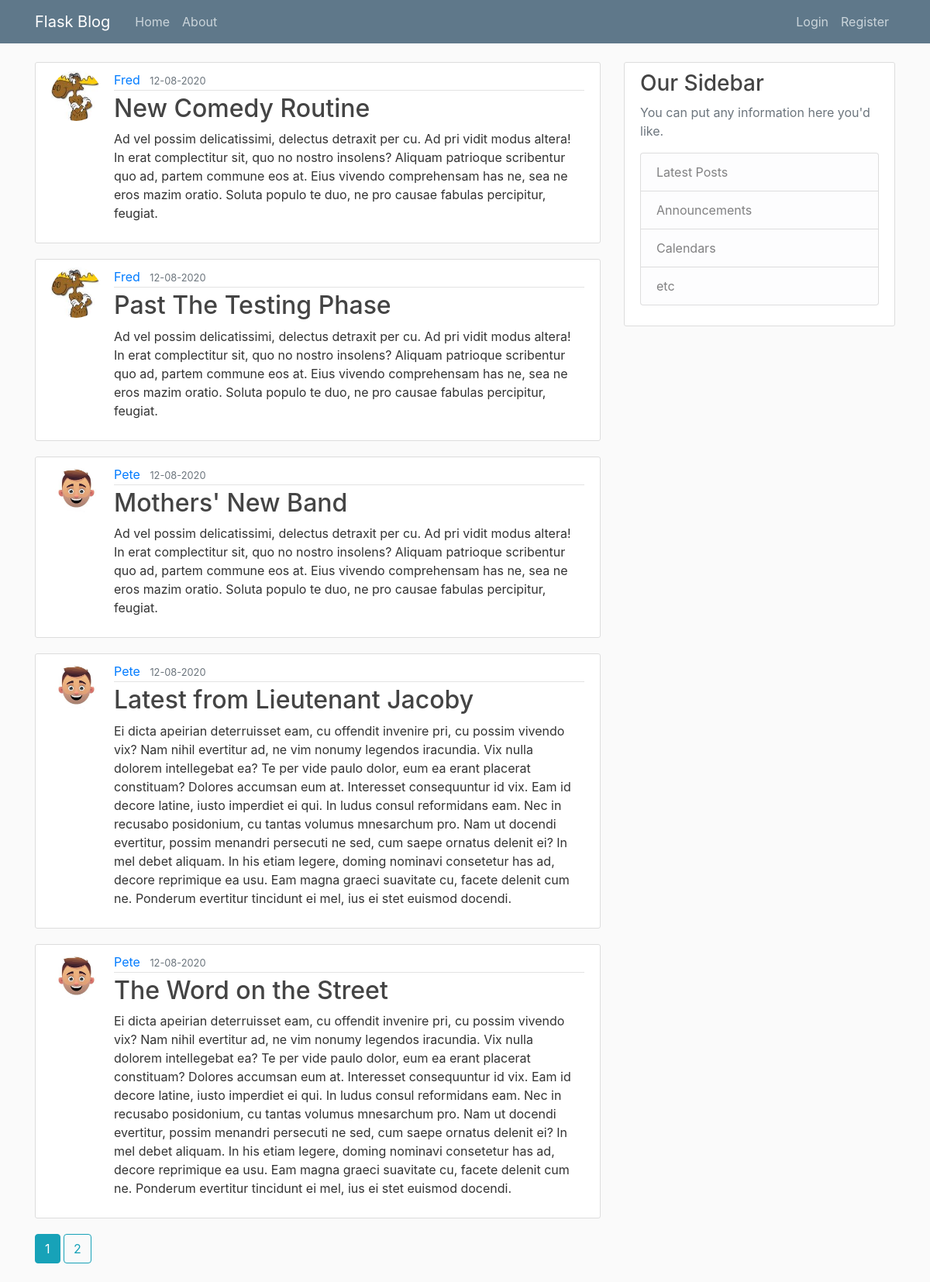
Page /home on the earlier database version.
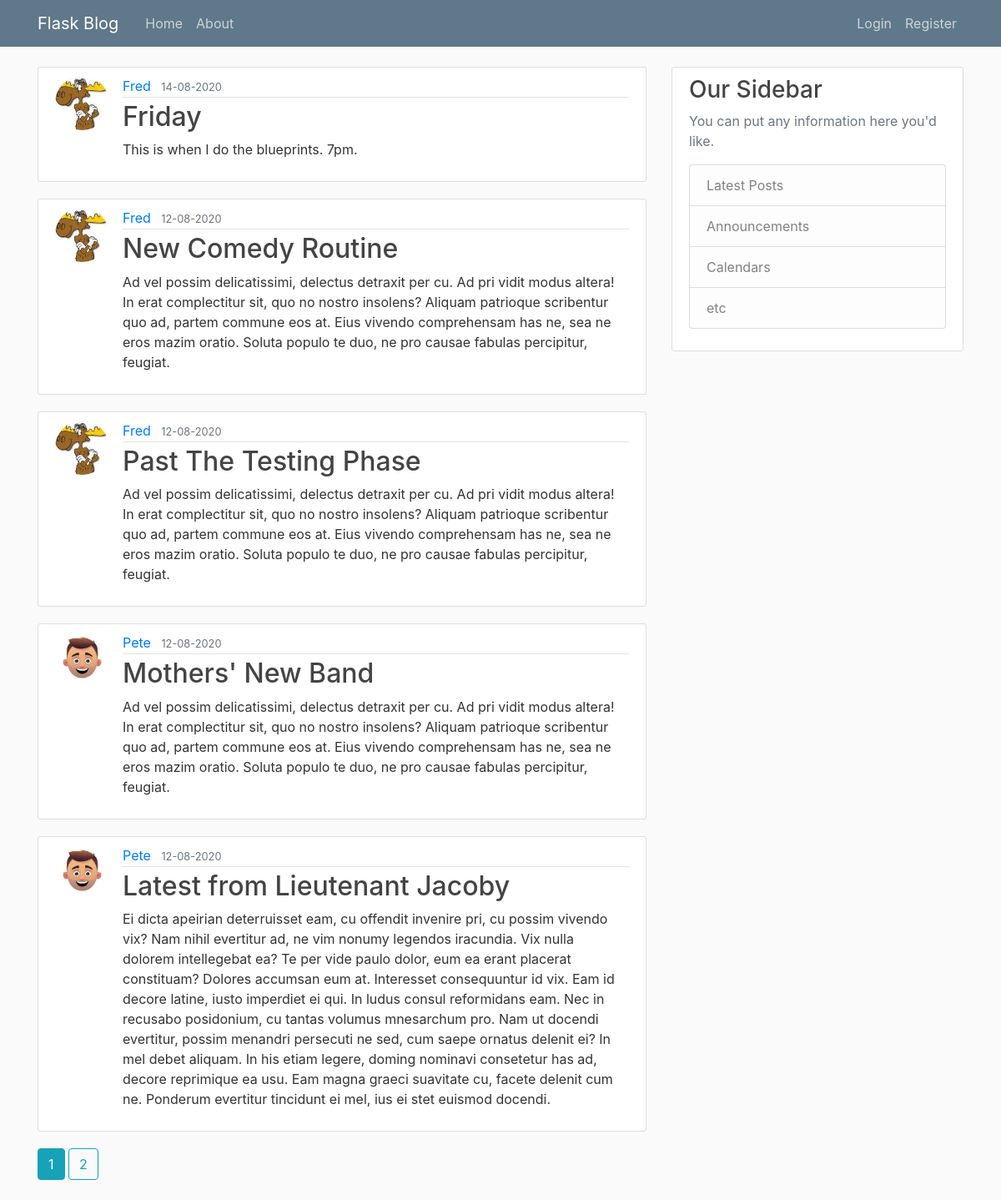
Same page on the later database version.
### flaskblog/models.py (models this page shows, shortened)
class Post(db.Model):
    id = db.Column(db.Integer, primary_key=True)
    title = db.Column(db.String(100), nullable=False)
    date_posted = db.Column(db.DateTime, nullable=False,
                            default=datetime.utcnow)
    content = db.Column(db.Text, nullable=False)
    user_id = db.Column(db.Integer, db.ForeignKey('user.id'), nullable=False)

class User(db.Model, UserMixin):
    id = db.Column(db.Integer, primary_key=True)
    username = db.Column(db.String(20), unique=True, nullable=False)
    email = db.Column(db.String(120), unique=True, nullable=False)
    image_file = db.Column(db.String(20), nullable=False,
                           default='default.jpg')
    password = db.Column(db.String(60), nullable=False)
    posts = db.relationship('Post', backref='author', lazy=True)

### flaskblog/main/routes.py (the view)
@main.route('/')
@main.route('/home')
def home():
    page = request.args.get('page', 1, type=int)
    posts = Post.query.order_by(
        Post.date_posted.desc()).paginate(page=page, per_page=5)
    return render_template('home.html', posts=posts)

### flaskblog/templates/home.html
{% extends "layout.html" %}
{% block content %}
    {% for post in posts.items %}
        <article class="media content-section">
            <img class="rounded-circle article-img" src="{{ url_for('static', filename='profile_pics/' + post.author.image_file) }}" alt="">
            <div class="media-body">
                <div class="article-metadata">
                    <a class="mr-2" href="{{ url_for('users.user_posts', username=post.author.username) }}">{{ post.author.username }}</a>
                    <small class="text-muted">{{ post.date_posted.strftime('%d-%m-%Y') }}</small>
                </div>
                <h2><a class="article-title" href="{{ url_for('posts.post', post_id=post.id) }}">{{ post.title }}</a></h2>
                <p class="article-content">{{ post.content }}</p>
            </div>
        </article>
    {% endfor %}
    {% for page_num in posts.iter_pages(left_edge=1, right_edge=1, left_current=1, right_current=2) %}
        {% if page_num %}
            {% if posts.page == page_num %}
                <a class="btn btn-info mb-4" href="{{ url_for('main.home', page=page_num) }}" >{{ page_num }}</a>
            {% else %}
                <a class="btn btn-outline-info mb-4" href="{{ url_for('main.home', page=page_num) }}" >{{ page_num }}</a>
            {% endif %}
        {% else %}
            ...
        {% endif %}
    {% endfor %}
{% endblock content %}

Differences in the rows shown:
no longer on this page (row unchanged): Post: image_file (placeholder picture), author.username "Pete", date_posted "12-08-2020", title "The Word on the Street", content "Ei dicta apeirian deterruisset eam, cu offendit invenire pri, cu possim vivendo vix? Nam nihil evertitur ad, ne vim nonumy legendos iracundia. Vix nulla dolorem intellegebat ea? Te per vide paulo dolor, eum ea erant placerat constituam? Dolores accumsan eum at. Interesset consequuntur id vix. Eam id decore latine, iusto imperdiet ei qui. In ludus consul reformidans eam. Nec in recusabo posidonium, cu tantas volumus mnesarchum pro. Nam ut docendi evertitur, possim menandri persecuti ne sed, cum saepe ornatus delenit ei? In mel debet aliquam. In his etiam legere, doming nominavi consetetur has ad, decore reprimique ea usu. Eam magna graeci suavitate cu, facete delenit cum ne. Ponderum…"
added Post: image_file (picture), author.username "Fred", date_posted "14-08-2020", title "Friday", content "This is when I do the blueprints. 7pm."
